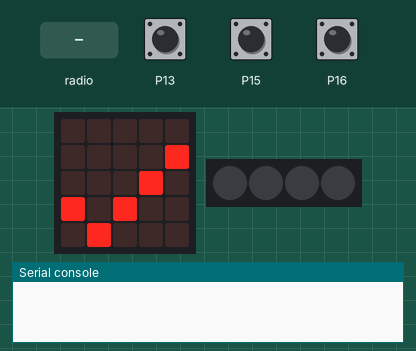
The program below on a simulated BBC micro:bit running MicroPython. On the bench: the board's 5×5 LED display, 4 RGB LEDs in strip order, left to right, the last lines printed to the serial console. The test bench sets the inputs (shaded band); at power-on: P13 HIGH, P15 HIGH, P16 HIGH. No radio messages arrive unless stated (any console line starting 'radio sent:' is added by the test bench); the 48×5 strip is a reading aid, not a part: it shows the text the display is scrolling, unrolled, one strip-width of it at a time.

Above: at 1.2 s.
1.3 s: P13 pulled LOW for 0.15 s
At 2.4 s:
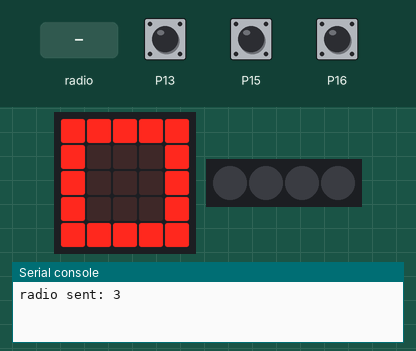
2.9 s: radio message "3" arrives
At 4.7 s:
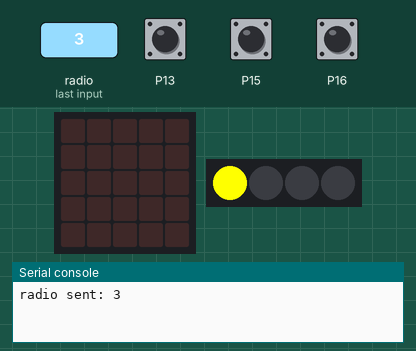
4.9 s: P15 pulled LOW for 3.2 s
At 7.8 s:
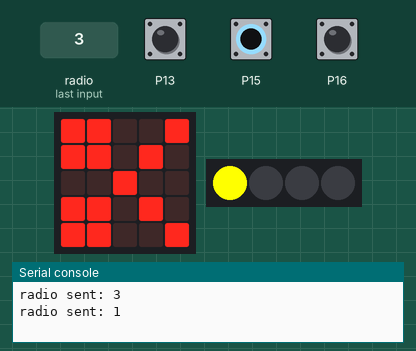
9.6 s: radio message "2" arrives
At 11.5 s:
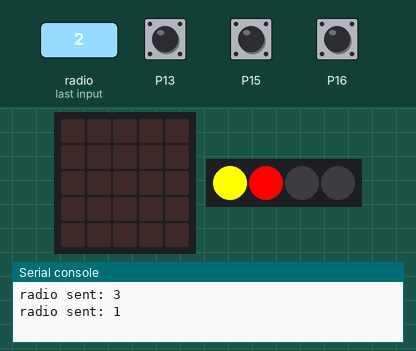
11.7 s: P16 pulled LOW for 3.2 s
At 15.1 s:
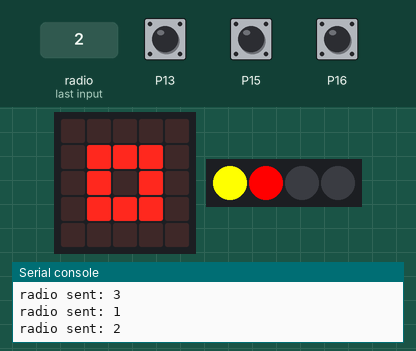
16.4 s: radio message "1" arrives
At 18.4 s:
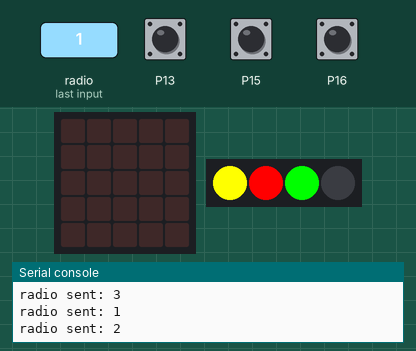
Timing chart, 0 to 19.9 s (numbered marks = the images above; inputs shaded):
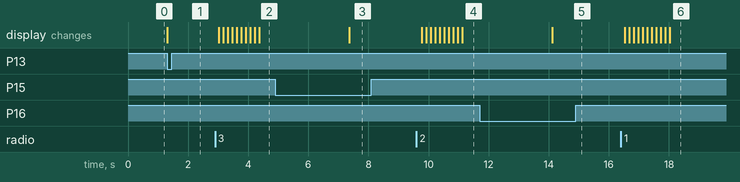

The program:

Lesson06.py
```python
from microbit import *
import neopixel
import radio

# 全局变量
round2 = 1
check = 1
me = 0
you = 0
wins = 0
loses = 0
draws = 0
gameResults = []
strip = None

pin13.set_pull(pin13.PULL_UP)
pin15.set_pull(pin15.PULL_UP)
pin16.set_pull(pin16.PULL_UP)
# 初始化彩灯（4颗灯，连接到引脚P8）
strip = neopixel.NeoPixel(pin8, 4)

# 重置游戏状态
def resetGame():
    global me, you, round2, wins, loses, draws, gameResults, check
    me = 0
    you = 0
    round2 = 1
    wins = 0
    loses = 0
    draws = 0
    gameResults = []
    check = 1
    resetLights()
    display.show(Image.YES)

# 无线接收对手选择
def on_received_message(receivedMsg):
    global you
    if you == 0:
        # 如果是字符串类型的字符，转换为整数
        if isinstance(receivedMsg, str) and receivedMsg in ['1', '2', '3']:
            you = int(receivedMsg)
        # 如果是整数，直接使用
        elif isinstance(receivedMsg, int) and receivedMsg in [1, 2, 3]:
            you = receivedMsg

# 重置所有彩灯
def resetLights():
    for i in range(4):
        strip[i] = (0, 0, 0)  # 黑色
    strip.show()

# 判断是否需要第四局
def needFourthRound():
    # 情况1：三局都为平局 -> 需要第四局，返回2
    if wins == 0 and loses == 0 and draws == 3:
        return 2
    # 情况2：一胜一负一平 -> 需要第四局，返回1
    if wins == 1 and loses == 1 and draws == 1:
        return 1
    # 其他情况不需要第四局
    return 0

# 显示单局结果彩灯
def showRoundResult(roundNum, result):
    if roundNum <= 4:
        if result == 1:
            # 赢：绿色
            strip[roundNum - 1] = (0, 255, 0)
        elif result == 0:
            # 平：黄色
            strip[roundNum - 1] = (255, 255, 0)
        else:
            # 输：红色
            strip[roundNum - 1] = (255, 0, 0)
        strip.show()

# 初始化游戏
radio.on()
radio.config(group=1)
check = 1
me = 0
you = 0
strip.clear()
strip.show()
display.show(Image.YES)

# 主游戏循环
while True:

    # 双方都选择后处理结果
    if me != 0 and you != 0:
        # 当前局结果：1=赢, 0=平, -1=输
        resultSymbol = "="
        # 判断当前局胜负
        if me == you:
            resultSymbol = "="
            # 平局
            result2 = 0
            draws += 1
        elif me == 2 and you == 1 or (me == 3 and you == 2 or me == 1 and you == 3):
            resultSymbol = "W"
            # 赢
            result2 = 1
            wins += 1
        else:
            resultSymbol = "L"
            # 输
            result2 = -1
            loses += 1

        # 保存本局结果
        gameResults.append(result2)

        # 显示本局结果
        display.scroll(resultSymbol)

        # 显示对应彩灯
        showRoundResult(round2, result2)

        sleep(3000)  # 相当于 basic.pause(3000)

        # 判断游戏是否继续
        if round2 == 3:
            # 前三局结束，判断是否需要第四局
            fourth_round_needed = needFourthRound()
            if fourth_round_needed:
                # 需要第四局
                round2 = 4
                if fourth_round_needed == 2:
                    display.scroll("FINAL")
                sleep(1000)
                display.show(Image.YES)
                check = 1
                me = 0
                you = 0
            else:
                # 不需要第四局，游戏结束
                # 判断最终胜负
                if wins > loses:
                    display.scroll("WINNER")
                elif loses > wins:
                    display.scroll("LOSER")
                else:
                    display.scroll("TIE")
                sleep(3000)
                resetGame()
        elif round2 == 4:
            # 第四局结束，游戏结束
            display.scroll("GAME OVER")
            sleep(3000)
            resetGame()
        else:
            # 继续下一局（第1或2局后）
            round2 += 1
            display.show(Image.YES)
            check = 1
            me = 0
            you = 0

    # 检查按钮输入（原 on_forever2 函数）
    if check == 1:
        # 注意：micro:bit 只有两个按钮，这里使用组合键来模拟三个按钮
        # 假设使用以下映射：
        # RUP -> 按钮A
        # RLEFT -> 按钮B
        # RDOWN -> 同时按A+B

        if  pin13.read_digital()==0:
            # RDOWN（布）-> 发送字符 '3'，显示正方形
            radio.send('3')
            display.show(Image.SQUARE)
            me = 3
            check = 0
            sleep(200)
        elif pin15.read_digital()==0:
            # RUP（剪刀）-> 发送字符 '1'，显示剪刀
            radio.send('1')
            display.show(Image('99009:'
                                '99090:'
                                '00900:'
                                '99090:'
                                '99009'))
            me = 1
            check = 0
            sleep(200)
        elif pin16.read_digital()==0:
            # RLEFT（石头）-> 发送字符 '2'，显示小正方形
            radio.send('2')
            display.show(Image.SQUARE_SMALL)
            me = 2
            check = 0
            sleep(200)

    # 接收无线电数据
    try:
        received = radio.receive()
        if received is not None:
            on_received_message(received)
    except:
        pass

    sleep(100)  # 短暂延迟，防止CPU过载
```

Measured:
- after the input at 1.3 s, the display: changes at once (image 1)
- after the input at 2.9 s, the display: first changes after 0.11 s (image 2 shows a later state)
- after the input at 4.9 s, the display: changes after 2.5 s (image 3)
- after the input at 9.6 s, the display: first changes after 0.17 s (image 4 shows a later state)
- after the input at 11.7 s, the display: changes after 2.4 s (image 5)
- after the input at 16.4 s, the display: first changes after 0.13 s (image 6 shows a later state)
